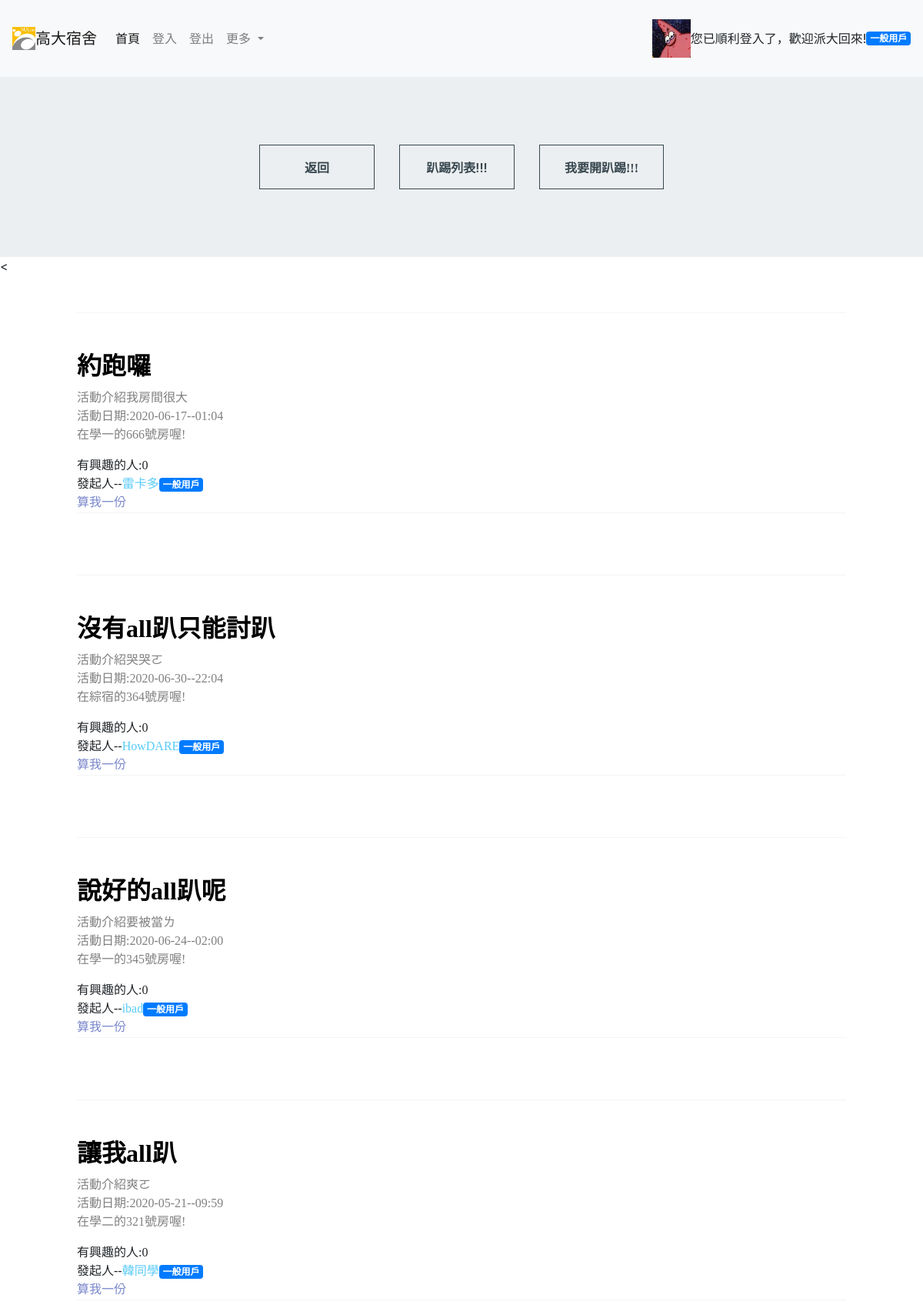
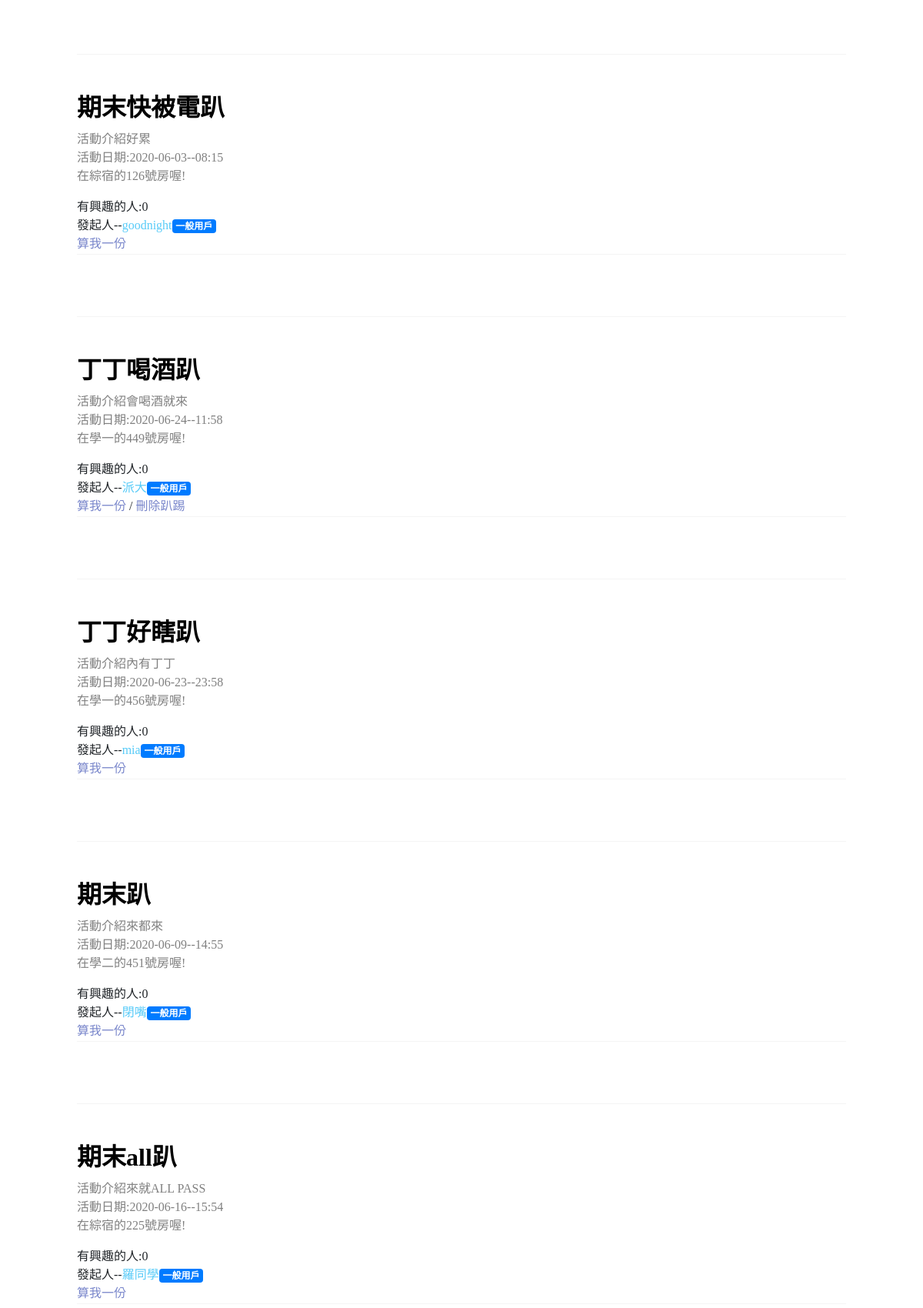
/project/party.php (signed in, upper part), run on the app's committed database (2 pictures, top to bottom).
### tables this page shows
CREATE TABLE `usr` (
  `usrid` int(20) NOT NULL,
  `account` varchar(100) NOT NULL,
  `passwd` varchar(100) NOT NULL,
  `sex` varchar(10) NOT NULL,
  `types` varchar(10) DEFAULT NULL,
  `home` int(10) NOT NULL DEFAULT 1,
  `lineid` varchar(20) NOT NULL,
  `pic` varchar(100) NOT NULL
);

CREATE TABLE `party` (
  `partyid` int(10) NOT NULL,
  `partyname` varchar(40) NOT NULL,
  `partydates` varchar(40) NOT NULL,
  `partywhen` varchar(40) NOT NULL,
  `partybuild` varchar(10) NOT NULL,
  `partyroom` int(10) NOT NULL,
  `partygoal` varchar(100) NOT NULL,
  `partyholder` int(10) NOT NULL
);

### project/party.php (the view, shortened to what this page needs)
<!DOCTYPE html>
<html lang="en">
<head>
    <link rel="stylesheet" href="https://stackpath.bootstrapcdn.com/bootstrap/4.5.0/css/bootstrap.min.css"
>
    <link rel="stylesheet" type="text/css" href="css/normalize.css" />
    <link rel="stylesheet" type="text/css" href="css/vicons-font.css" />
    <link rel="stylesheet" type="text/css" href="css/base.css" />
    <link rel="stylesheet" type="text/css" href="css/buttons.css" />
    <link rel="stylesheet" type="text/css" href="css/test.css" />
</head>
<body>
    <?php
    include("navbar.php");
    ?>
    <div class="box bg-1">
    <button  class="button button--ujarak button--border-thin button--text-thick" onclick="location.href='showarticle.php'">返回</button>
        <button  class="button button--ujarak button--border-thin button--text-thick" onclick="location.href='party.php'">趴踢列表!!!</button>
        <button id="bbt" class="button button--ujarak button--border-thin button--text-thick"
            onclick="location.href='openparty.php'">我要開趴踢!!!</button>
        </div>
<
<?php
include("conn.php");
$SQL="SELECT * FROM party p JOIN usr u on p.partyholder=u.usrid ORDER BY p.partyid DESC";
$result=mysqli_query($link,$SQL);
while($row=mysqli_fetch_assoc($result)){
    echo "<div class='comment1'>";
    $pc=0;
    $partyid=$row['partyid'];
    $SQL2="SELECT * FROM partygood pg WHERE pg.partyid=$partyid ";
    $result2=mysqli_query($link,$SQL2);
    echo "<p>".$row['partyname']."</p>";
    echo "<blockquote>";
    echo "活動介紹".$row['partygoal']."<br/>";
    echo "活動日期:".$row['partydates']."--".$row['partywhen']."<br/>";
    echo "在".$row['partybuild']."的".$row['partyroom']."號房喔!<br/>";
    echo "</blockquote>";
    while ($row2 = mysqli_fetch_assoc($result2)) {
        if ($row2['partyid'] == $row['partyid'] ) {
            $pc +=1;
        }
    }
    echo "有興趣的人:".$pc;
    echo "<br/>";
    echo "發起人--<footer>".$row['account'];
    if($row['types']=='admin')
        echo "<span class='badge badge-warning'>管理員</span>";
        else
        echo "<span class='badge badge-primary'>一般用戶</span>";
    echo "</footer><br/>";
    echo "<a href='partygood.php?partyid=" . $row['partyid'] . "'>算我一份</a>";
    if ($_SESSION['isadmin'] == 'yes' || $row['usrid'] == $_SESSION['usrid']) {
            echo  " / <a href='partdelete.php?partyid=" . $row['partyid'] . "'>刪除趴踢</a>";
        }
    echo "</div>";
}
?>
</body>

### project/navbar.php (shortened to what this page needs)
<nav class="navbar navbar-expand-lg navbar-light bg-light" style="height: 100px;">
    <img src="nuk.png" width="30" height="30" class="d-inline-block align-top" alt="" loading="lazy">
    <a class="navbar-brand" href="index.php">高大宿舍</a>
    <div class="collapse navbar-collapse" id="navbarSupportedContent">
        <ul class="navbar-nav mr-auto">
            <li class="nav-item active">
                <a class="nav-link" href="index.php">首頁 <span class="sr-only">(current)</span></a>
            </li>
            <li class="nav-item">
                <a class="nav-link" href="login.php">登入</a>
            </li>
            <li class="nav-item">
                <a class="nav-link" href="logout.php">登出</a>
            </li>
            <li class="nav-item dropdown">
                <a class="nav-link dropdown-toggle" href="#" id="navbarDropdown" role="button" data-toggle="dropdown"
                    aria-haspopup="true" aria-expanded="false">
                    更多
                </a>
            </li>
        </ul>
        <?php
    include('conn.php');
    $usrid = $_SESSION['usrid'];
    $SQL = "SELECT * FROM usr u WHERE u.usrid=$usrid";
    $result = mysqli_query($link, $SQL);
    $row = mysqli_fetch_assoc($result);
    if ($_SESSION['logstat'] == 'ok') {
        echo "<img src='".$row['pic']."' alt='' style='width:50px;height:50px'>";
      echo "您已順利登入了，歡迎" . $row['account'] . "回來!   ";
      if ($_SESSION['isadmin'] == 'yes') {
        echo "<span class='badge badge-warning'>管理員</span>";
      } else {
        echo "<span class='badge badge-primary'>一般用戶</span>";
      }
    } else {
      echo "您還尚未登入ㄛ!";
    }
    ?>
    </div>
</nav>

### project/css/base.css (style rules this page uses)
*, *:after, *:before { -webkit-box-sizing: border-box; box-sizing: border-box; }
a { color: #7986cb; text-decoration: none; outline: none; }
.box { padding: 4.5em 0; display: -webkit-flex; display: -ms-flexbox; display: flex; -webkit-flex-wrap: wrap; -ms-flex-wrap: wrap; flex-wrap: wrap; -webkit-justify-content: center; justify-content: center; }

### project/css/buttons.css (style rules this page uses)
.bg-1 { background: #ECEFF1; color: #37474f; }
.button { float: left; min-width: 150px; max-width: 250px; display: block; margin: 1em; padding: 1em 2em; border: none; background: none; color: inherit; vertical-align: middle; position: relative; z-index: 1; -webkit-backface-visibility: hidden; -moz-osx-font-smoothing: grayscale; }
.bg-1 .button { color: #37474f; border-color: #37474f; }
.button--text-thick { font-weight: 600; }
.button--border-thin { border: 1px solid; }
.button--ujarak { -webkit-transition: border-color 0.4s, color 0.4s; transition: border-color 0.4s, color 0.4s; }
.button--ujarak::before { content: ''; position: absolute; top: 0; left: 0; width: 100%; height: 100%; background: #37474f; z-index: -1; opacity: 0; -webkit-transform: scale3d(0.7, 1, 1); transform: scale3d(0.7, 1, 1); -webkit-transition: -webkit-transform 0.4s, opacity 0.4s; transition: transform 0.4s, opacity 0.4s; -webkit-transition-timing-function: cubic-bezier(0.2, 1, 0.3, 1); transition-timing-function: cubic-bezier(0.2, 1, 0.3, 1); }
.button--ujarak, .button--ujarak::before { -webkit-transition-timing-function: cubic-bezier(0.2, 1, 0.3, 1); transition-timing-function: cubic-bezier(0.2, 1, 0.3, 1); }

### project/css/test.css (style rules this page uses)
.comment1 { padding-top: 35px; padding-bottom: 1px; border-top: 1px solid #f4f4f4; border-bottom: 1px solid #f4f4f4; margin: 3em auto 5em auto; max-width: 1000px; width: 100%; font-family: Microsoft JhengHei; }
.comment1 p { font-size: 2em; color: black; font-weight: bold; margin-top: 10px; margin-bottom: 5px; }
.comment1 footer { color: rgb(88, 203, 248); display: inline; }
#bbt { font-family: Microsoft JhengHei; }
.comment1 blockquote { color: grey; }

### data on the page
usr: pic (picture), account "派大"
party: partyname "約跑囉", partygoal "我房間很大", partydates "2020-06-17", partywhen "01:04", partybuild "學一", partyroom "666", pc "0", usr.account "雷卡多"
party: partyname "沒有all趴只能討趴", partygoal "哭哭ㄛ", partydates "2020-06-30", partywhen "22:04", partybuild "綜宿", partyroom "364", pc "0", usr.account "HowDARE"
party: partyname "說好的all趴呢", partygoal "要被當ㄌ", partydates "2020-06-24", partywhen "02:00", partybuild "學一", partyroom "345", pc "0", usr.account "ibad"
party: partyname "讓我all趴", partygoal "爽ㄛ", partydates "2020-05-21", partywhen "09:59", partybuild "學二", partyroom "321", pc "0", usr.account "韓同學"
party: partyname "期末快被電趴", partygoal "好累", partydates "2020-06-03", partywhen "08:15", partybuild "綜宿", partyroom "126", pc "0", usr.account "goodnight"
party: partyname "丁丁喝酒趴", partygoal "會喝酒就來", partydates "2020-06-24", partywhen "11:58", partybuild "學一", partyroom "449", pc "0", usr.account "派大"
party: partyname "丁丁好瞎趴", partygoal "內有丁丁", partydates "2020-06-23", partywhen "23:58", partybuild "學一", partyroom "456", pc "0", usr.account "mia"
party: partyname "期末趴", partygoal "來都來", partydates "2020-06-09", partywhen "14:55", partybuild "學二", partyroom "451", pc "0", usr.account "閉嘴"
party: partyname "期末all趴", partygoal "來就ALL PASS", partydates "2020-06-16", partywhen "15:54", partybuild "綜宿", partyroom "225", pc "0", usr.account "羅同學"
